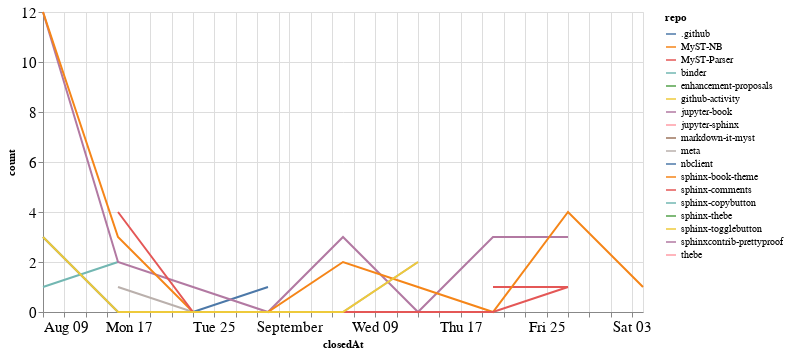

The cell this chart's notebook holds for it:
### Code cell
closed_by_time = closed_by.groupby('repo').resample('W', on='closedAt').count()['author'].reset_index()
closed_by_time = closed_by_time.rename(columns={'author': 'count'})

alt.Chart(closed_by_time, width=600).mark_line().encode(
    x='closedAt',
    y='count',
    color='repo',
    tooltip="repo"
)

### Figure 1 — Vega-Lite specification as saved in the notebook (floating-point values rounded to 4 significant figures)
{"config": {"axisLeft": {"labelFontSize": 15}, "axisBottom": {"labelFontSize": 15}}, "data": {"name": "data-db7d25c6e6ed8b1da622697c7e930a7d"}, "mark": "line", "encoding": {"color": {"type": "nominal", "field": "repo"}, "tooltip": {"type": "nominal", "field": "repo"}, "x": {"type": "temporal", "field": "closedAt"}, "y": {"type": "quantitative", "field": "count"}}, "width": 600, "$schema": "https://vega.github.io/schema/vega-lite/v4.8.1.json", "datasets": {"data-db7d25c6e6ed8b1da622697c7e930a7d": [{"repo": ".github", "closedAt": "2020-08-09T00:00:00", "count": 3}, {"repo": ".github", "closedAt": "2020-08-16T00:00:00", "count": 0}, {"repo": ".github", "closedAt": "2020-08-23T00:00:00", "count": 0}, {"repo": ".github", "closedAt": "2020-08-30T00:00:00", "count": 1}, {"repo": "MyST-NB", "closedAt": "2020-09-06T00:00:00", "count": 1}, {"repo": "MyST-Parser", "closedAt": "2020-09-20T00:00:00", "count": 1}, {"repo": "MyST-Parser", "closedAt": "2020-09-27T00:00:00", "count": 1}, {"repo": "binder", "closedAt": "2020-08-09T00:00:00", "count": 1}, {"repo": "binder", "closedAt": "2020-08-16T00:00:00", "count": 2}, {"repo": "enhancement-proposals", "closedAt": "2020-08-30T00:00:00", "count": 1}, {"repo": "github-activity", "closedAt": "2020-08-09T00:00:00", "count": 2}, {"repo": "jupyter-book", "closedAt": "2020-08-09T00:00:00", "count": 12}, {"repo": "jupyter-book", "closedAt": "2020-08-16T00:00:00", "count": 2}, {"repo": "jupyter-book", "closedAt": "2020-08-23T00:00:00", "count": 1}, {"repo": "jupyter-book", "closedAt": "2020-08-30T00:00:00", "count": 0}, {"repo": "jupyter-book", "closedAt": "2020-09-06T00:00:00", "count": 3}, {"repo": "jupyter-book", "closedAt": "2020-09-13T00:00:00", "count": 0}, {"repo": "jupyter-book", "closedAt": "2020-09-20T00:00:00", "count": 3}, {"repo": "jupyter-book", "closedAt": "2020-09-27T00:00:00", "count": 3}, {"repo": "jupyter-sphinx", "closedAt": "2020-09-27T00:00:00", "count": 1}, {"repo": "markdown-it-myst", "closedAt": "2020-08-09T00:00:00", "count": 1}, {"repo": "meta", "closedAt": "2020-08-16T00:00:00", "count": 1}, {"repo": "meta", "closedAt": "2020-08-23T00:00:00", "count": 0}, {"repo": "meta", "closedAt": "2020-08-30T00:00:00", "count": 0}, {"repo": "meta", "closedAt": "2020-09-06T00:00:00", "count": 0}, {"repo": "meta", "closedAt": "2020-09-13T00:00:00", "count": 2}, {"repo": "nbclient", "closedAt": "2020-09-13T00:00:00", "count": 1}, {"repo": "sphinx-book-theme", "closedAt": "2020-08-09T00:00:00", "count": 12}, {"repo": "sphinx-book-theme", "closedAt": "2020-08-16T00:00:00", "count": 3}, {"repo": "sphinx-book-theme", "closedAt": "2020-08-23T00:00:00", "count": 0}, {"repo": "sphinx-book-theme", "closedAt": "2020-08-30T00:00:00", "count": 0}, {"repo": "sphinx-book-theme", "closedAt": "2020-09-06T00:00:00", "count": 2}, {"repo": "sphinx-book-theme", "closedAt": "2020-09-13T00:00:00", "count": 1}, {"repo": "sphinx-book-theme", "closedAt": "2020-09-20T00:00:00", "count": 0}, {"repo": "sphinx-book-theme", "closedAt": "2020-09-27T00:00:00", "count": 4}, {"repo": "sphinx-book-theme", "closedAt": "2020-10-04T00:00:00", "count": 1}, {"repo": "sphinx-comments", "closedAt": "2020-08-16T00:00:00", "count": 4}, {"repo": "sphinx-comments", "closedAt": "2020-08-23T00:00:00", "count": 0}, {"repo": "sphinx-comments", "closedAt": "2020-08-30T00:00:00", "count": 0}, {"repo": "sphinx-comments", "closedAt": "2020-09-06T00:00:00", "count": 0}, {"repo": "sphinx-comments", "closedAt": "2020-09-13T00:00:00", "count": 0}, {"repo": "sphinx-comments", "closedAt": "2020-09-20T00:00:00", "count": 0}, {"repo": "sphinx-comments", "closedAt": "2020-09-27T00:00:00", "count": 1}, {"repo": "sphinx-copybutton", "closedAt": "2020-09-27T00:00:00", "count": 1}, {"repo": "sphinx-thebe", "closedAt": "2020-08-16T00:00:00", "count": 1}, {"repo": "sphinx-togglebutton", "closedAt": "2020-08-09T00:00:00", "count": 3}, {"repo": "sphinx-togglebutton", "closedAt": "2020-08-16T00:00:00", "count": 0}, {"repo": "sphinx-togglebutton", "closedAt": "2020-08-23T00:00:00", "count": 0}, {"repo": "sphinx-togglebutton", "closedAt": "2020-08-30T00:00:00", "count": 0}, {"repo": "sphinx-togglebutton", "closedAt": "2020-09-06T00:00:00", "count": 0}, {"repo": "sphinx-togglebutton", "closedAt": "2020-09-13T00:00:00", "count": 2}, {"repo": "sphinxcontrib-prettyproof", "closedAt": "2020-09-27T00:00:00", "count": 1}, {"repo": "thebe", "closedAt": "2020-08-16T00:00:00", "count": 1}]}}
